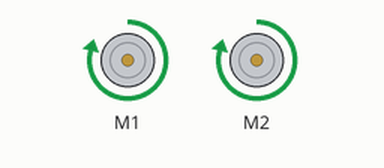
Simulated run of this sketch. Board: Arduino Uno, built with avr-gcc and run on an emulated ATmega328P. Shown: 2 × DC motor (green arrow = forward, orange = backward, longer = faster).

Above: at 0.1 s.
At 2.1 s:
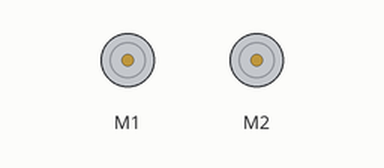
Timing chart, 0 to 3.6 s (numbered marks = the images above):
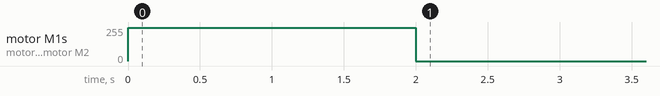

The sketch:

test_galya_mar10a.ino
```cpp
//testing of motors' function
#include <RedBot.h>

RedBotMotors motors;

void setup() {
  // put your setup code here, to run once:
   motors.drive(250);
   delay(2000);
   motors.stop();
}

void loop() {
  // put your main code here, to run repeatedly:

}
```

Measured:
- by itself, motor M1, motor M2: stopped → forward 249/255 at 0.00 s, → stopped 2.0 s later
